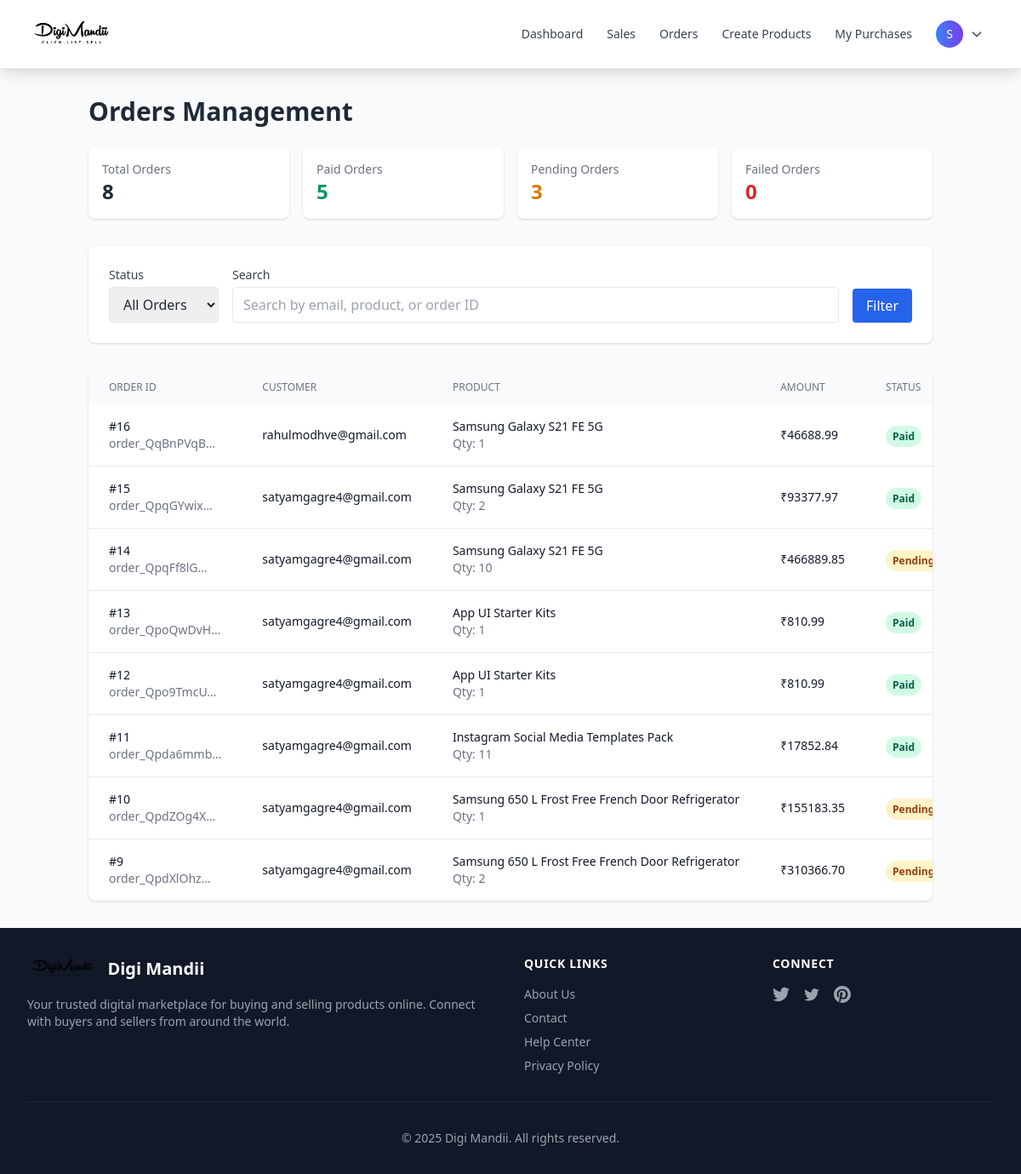
Screenshot of /orders/ (signed in) with the database file from the repository.
### mandii/models.py (models this page shows, shortened)
class OrderDetail(models.Model):
    user = models.ForeignKey(User, on_delete=models.CASCADE, related_name='orders', null=True, blank=True)
    customer_email = models.EmailField()
    product = models.ForeignKey(Product, on_delete=models.CASCADE)
    quantity = models.PositiveIntegerField(default=1)
    shipping_cost = models.FloatField(default=0.0)
    total_amount = models.FloatField(default=0.0)
    amount = models.IntegerField(help_text="Amount in paise")
    razorpay_order_id = models.CharField(max_length=200, unique=True, blank=True, null=True)
    razorpay_payment_id = models.CharField(max_length=200, blank=True, null=True)
    razorpay_signature = models.CharField(max_length=500, blank=True, null=True)
    has_paid = models.BooleanField(default=False)
    payment_status = models.CharField(
        max_length=20,
        choices=[
            ('pending', 'Pending'),
            ('completed', 'Completed'),
            ('failed', 'Failed'),
            ('refunded', 'Refunded'),
        ],
        default='pending'
    )
    failure_reason = models.CharField(max_length=500, blank=True, null=True)
    created_on = models.DateTimeField(auto_now_add=True)
    updated_on = models.DateTimeField(auto_now=True)
    class Meta:
        ordering = ['-created_on']

class Product(models.Model):
    seller = models.ForeignKey(User, on_delete=models.CASCADE, related_name='products')
    name = models.CharField(max_length=100)
    description = models.CharField(max_length=200)
    price = models.DecimalField(max_digits=10, decimal_places=2, validators=[MinValueValidator(Decimal('0.01'))])
    file = models.FileField(upload_to='uploads')
    is_active = models.BooleanField(default=True)
    created_on = models.DateTimeField(auto_now_add=True)
    updated_on = models.DateTimeField(auto_now=True)
    class Meta:
        ordering = ['-created_on']

### mandii/views.py (the view)
# urls.py: path('orders/', views.orders_view, name='orders'),
@login_required
def orders_view(request):
    from django.core.paginator import Paginator
    from django.db.models import Q
    status_filter = request.GET.get('status', 'all')
    search_query = request.GET.get('search', '')
    orders = OrderDetail.objects.select_related('product', 'user').order_by('-created_on')
    if status_filter == 'paid':
        orders = orders.filter(has_paid=True)
    elif status_filter == 'pending':
        orders = orders.filter(has_paid=False, payment_status='pending')
    elif status_filter == 'failed':
        orders = orders.filter(payment_status='failed')
    elif status_filter == 'completed':
        orders = orders.filter(payment_status='completed')
    if search_query:
        orders = orders.filter(
            Q(customer_email__icontains=search_query) |
            Q(product__name__icontains=search_query) |
            Q(razorpay_order_id__icontains=search_query)
        )
    paginator = Paginator(orders, 20)  # 20 orders per page
    page_number = request.GET.get('page')
    page_obj = paginator.get_page(page_number)
    total_orders = OrderDetail.objects.count()
    paid_orders = OrderDetail.objects.filter(has_paid=True).count()
    pending_orders = OrderDetail.objects.filter(has_paid=False, payment_status='pending').count()
    failed_orders = OrderDetail.objects.filter(payment_status='failed').count()
    context = {
        'title': 'Orders',
        'orders': page_obj,
        'status_filter': status_filter,
        'search_query': search_query,
        'total_orders': total_orders,
        'paid_orders': paid_orders,
        'pending_orders': pending_orders,
        'failed_orders': failed_orders,
    }
    return render(request, 'mandii/orders.html', context)

### mandii/templates/mandii/orders.html (shortened to what this page needs)
{% extends 'mandii/base.html' %}
{% block body %}
<!DOCTYPE html>
<html lang="en">
<head>
    <link href="https://cdnjs.cloudflare.com/ajax/libs/tailwindcss/2.2.19/tailwind.min.css" rel="stylesheet">
</head>
<body class="bg-gray-100">
    <div class="container mx-auto px-4 py-8">
        <div class="mb-6">
            <h1 class="text-3xl font-bold text-gray-800">Orders Management</h1>
        </div>
        <div class="grid grid-cols-1 md:grid-cols-4 gap-4 mb-8">
            <div class="bg-white rounded-lg shadow p-4">
                <h3 class="text-sm font-medium text-gray-500">Total Orders</h3>
                <p class="text-2xl font-bold text-gray-800">{{ total_orders }}</p>
            </div>
            <div class="bg-white rounded-lg shadow p-4">
                <h3 class="text-sm font-medium text-gray-500">Paid Orders</h3>
                <p class="text-2xl font-bold text-green-600">{{ paid_orders }}</p>
            </div>
            <div class="bg-white rounded-lg shadow p-4">
                <h3 class="text-sm font-medium text-gray-500">Pending Orders</h3>
                <p class="text-2xl font-bold text-yellow-600">{{ pending_orders }}</p>
            </div>
            <div class="bg-white rounded-lg shadow p-4">
                <h3 class="text-sm font-medium text-gray-500">Failed Orders</h3>
                <p class="text-2xl font-bold text-red-600">{{ failed_orders }}</p>
            </div>
        </div>
        <div class="bg-white rounded-lg shadow p-6 mb-8">
            <form method="GET" class="flex flex-wrap gap-4">
                <div>
                    <label class="block text-sm font-medium text-gray-700 mb-1">Status</label>
                    <select name="status" class="border rounded px-3 py-2">
                        <option value="all" {% if status_filter == 'all' %}selected{% endif %}>All Orders</option>
                    </select>
                </div>
                <div class="flex-1">
                    <label class="block text-sm font-medium text-gray-700 mb-1">Search</label>
                    <input type="text" name="search" value="{{ search_query }}"
                        placeholder="Search by email, product, or order ID"
                        class="w-full border rounded px-3 py-2">
                </div>
                <div class="flex items-end">
                    <button type="submit" class="bg-blue-600 text-white px-4 py-2 rounded hover:bg-blue-700">
                        Filter
                    </button>
                </div>
            </form>
        </div>
        <div class="bg-white rounded-lg shadow overflow-hidden">
            <div class="overflow-x-auto">
                <table class="w-full">
                    <thead class="bg-gray-50">
                        <tr>
                            <th class="px-6 py-3 text-left text-xs font-medium text-gray-500 uppercase">Order ID</th>
                            <th class="px-6 py-3 text-left text-xs font-medium text-gray-500 uppercase">Customer</th>
                            <th class="px-6 py-3 text-left text-xs font-medium text-gray-500 uppercase">Product</th>
                            <th class="px-6 py-3 text-left text-xs font-medium text-gray-500 uppercase">Amount</th>
                            <th class="px-6 py-3 text-left text-xs font-medium text-gray-500 uppercase">Status</th>
                        </tr>
                    </thead>
                    <tbody class="divide-y divide-gray-200">
                        {% for order in orders %}
                        <tr class="hover:bg-gray-50">
                            <td class="px-6 py-4 whitespace-nowrap">
                                <div class="text-sm font-medium text-gray-900">#{{ order.id }}</div>
                                <div class="text-sm text-gray-500">{{ order.razorpay_order_id|truncatechars:15 }}</div>
                            </td>
                            <td class="px-6 py-4 whitespace-nowrap">
                                <div class="text-sm text-gray-900">{{ order.customer_email }}</div>
                            </td>
                            <td class="px-6 py-4 whitespace-nowrap">
                                <div class="text-sm text-gray-900">{{ order.product.name }}</div>
                                <div class="text-sm text-gray-500">Qty: {{ order.quantity }}</div>
                            </td>
                            <td class="px-6 py-4 whitespace-nowrap">
                                <div class="text-sm text-gray-900">₹{{ order.total_amount|floatformat:2 }}</div>
                            </td>
                            <td class="px-6 py-4 whitespace-nowrap">
                                {% if order.has_paid %}
                                    <span class="px-2 py-1 text-xs font-semibold rounded-full bg-green-100 text-green-800">
                                        Paid
                                    </span>
                                {% elif order.payment_status == 'failed' %}
                                    <span class="px-2 py-1 text-xs font-semibold rounded-full bg-red-100 text-red-800">
                                        Failed
                                    </span>
                                {% else %}
                                    <span class="px-2 py-1 text-xs font-semibold rounded-full bg-yellow-100 text-yellow-800">
                                        Pending
                                    </span>
                                {% endif %}
                            </td>
                        </tr>
                        {% empty %}
                        <tr>
                            <td colspan="7" class="px-6 py-12 text-center text-gray-500">
                                No orders found
                            </td>
                        </tr>
                        {% endfor %}
                    </tbody>
                </table>
            </div>
        </div>
    </div>
</body>
</html>
{% endblock %}

### mandii/templates/mandii/base.html (shortened to what this page needs)
{% load static %}
<!DOCTYPE html>
<html lang="en">
<head>
    <script src="https://cdn.tailwindcss.com"></script>
</head>
<body class="bg-gray-50 text-gray-800 min-h-screen">
    <nav class="bg-white shadow-lg sticky top-0 z-40 border-b border-gray-200">
        <div class="max-w-7xl mx-auto px-4 sm:px-6 lg:px-8">
            <div class="flex justify-between items-center py-4">
                <a href="{% url 'index' %}" class="flex items-center space-x-3 group" aria-label="Digi Mandii Home">
                    <img src="{% static 'mandii/images/logo.png' %}" alt="Digi Mandii Logo"
                        class="h-10 w-auto transition-all duration-300 ease-in-out group-hover:scale-110">
                </a>
                <div class="hidden md:flex space-x-1 items-center">
                    <a href="{% url 'dashboard' %}"
                        class="nav-link px-3 py-2 rounded-md text-sm font-medium transition-colors duration-200 text-gray-700 hover:text-blue-600 hover:bg-gray-50">
                        Dashboard
                    </a>
                    <a href="{% url 'sales' %}"
                        class="nav-link px-3 py-2 rounded-md text-sm font-medium transition-colors duration-200 text-gray-700 hover:text-blue-600 hover:bg-gray-50">
                        Sales
                    </a>
                    <a href="{% url 'orders' %}"
                        class="nav-link px-3 py-2 rounded-md text-sm font-medium transition-colors duration-200 text-gray-700 hover:text-blue-600 hover:bg-gray-50">
                        Orders
                    </a>
                    <a href="{% url 'create_product' %}"
                        class="nav-link px-3 py-2 rounded-md text-sm font-medium transition-colors duration-200 text-gray-700 hover:text-blue-600 hover:bg-gray-50">
                        Create Products
                    </a>
                    <a href="{% url 'my_orders' %}"
                        class="nav-link px-3 py-2 rounded-md text-sm font-medium transition-colors duration-200 text-gray-700 hover:text-blue-600 hover:bg-gray-50">
                        My Purchases
                    </a>
                    <div class="relative ml-4">
                        <button type="button"
                                class="flex items-center space-x-2 px-3 py-2 rounded-md text-sm font-medium text-gray-700 hover:text-gray-900 hover:bg-gray-50 transition-colors duration-200"
                                id="user-menu-button"
                                aria-expanded="false"
                                aria-haspopup="true">
                            <div class="w-8 h-8 bg-gradient-to-r from-blue-500 to-purple-600 rounded-full flex items-center justify-center">
                                <span class="text-white text-sm font-medium">
                                    {% if user.is_authenticated %}
                                        {% if user.first_name %}{{ user.first_name|first }}{% else %}{{ user.username|first }}{% endif %}
                                    {% else %}
                                        U
                                    {% endif %}
                                </span>
                            </div>
                            <svg class="w-4 h-4 transition-transform duration-200" fill="none" stroke="currentColor" viewBox="0 0 24 24">
                                <path stroke-linecap="round" stroke-linejoin="round" stroke-width="2" d="M19 9l-7 7-7-7"></path>
                            </svg>
                        </button>
                    </div>
                </div>
            </div>
        </div>
    </nav>
    <main id="main-content" class="flex-1">
        {% block body %}
        {% endblock %}
    </main>
    <footer class="bg-gray-900 text-white mt-auto">
        <div class="max-w-7xl mx-auto px-4 sm:px-6 lg:px-8 py-8">
            <div class="grid grid-cols-1 md:grid-cols-4 gap-8">
                <div class="col-span-1 md:col-span-2">
                    <div class="flex items-center space-x-3 mb-4">
                        <img src="{% static 'mandii/images/logo.png' %}" alt="Digi Mandii Logo" class="h-8 w-auto">
                        <span class="text-xl font-bold">Digi Mandii</span>
                    </div>
                    <p class="text-gray-400 text-sm">
                        Your trusted digital marketplace for buying and selling products online. Connect with buyers and sellers from around the world.
                    </p>
                </div>
                <div>
                    <h3 class="text-sm font-semibold text-white uppercase tracking-wider mb-4">Quick Links</h3>
                    <ul class="space-y-2 text-sm">
                        <li><a href="#" class="text-gray-400 hover:text-white transition-colors duration-200">About Us</a></li>
                        <li><a href="#" class="text-gray-400 hover:text-white transition-colors duration-200">Contact</a></li>
                        <li><a href="#" class="text-gray-400 hover:text-white transition-colors duration-200">Help Center</a></li>
                        <li><a href="#" class="text-gray-400 hover:text-white transition-colors duration-200">Privacy Policy</a></li>
                    </ul>
                </div>
                <div>
                    <h3 class="text-sm font-semibold text-white uppercase tracking-wider mb-4">Connect</h3>
                    <div class="flex space-x-4">
                        <a href="#" class="text-gray-400 hover:text-white transition-colors duration-200">
                        </a>
                        <a href="#" class="text-gray-400 hover:text-white transition-colors duration-200">
                        </a>
                        <a href="#" class="text-gray-400 hover:text-white transition-colors duration-200">
                        </a>
                    </div>
                </div>
            </div>
            <div class="mt-8 pt-8 border-t border-gray-800 text-center text-sm text-gray-400">
                <p>&copy; 2025 Digi Mandii. All rights reserved.</p>
            </div>
        </div>
    </footer>
</body>
</html>

### mandii/templates/mandii/base.html (style rules this page uses)
html { scroll-behavior: smooth; }

### rows the page displays
OrderDetail: id "16", razorpay_order_id "order_QqBnPVqB…", customer_email "rahulmodhve@gmail.com", product.name "Samsung Galaxy S21 FE 5G", quantity "1", total_amount "46688.99", has_paid "Paid"
OrderDetail: id "15", razorpay_order_id "order_QpqGYwix…", customer_email "satyamgagre4@gmail.com", product.name "Samsung Galaxy S21 FE 5G", quantity "2", total_amount "93377.97", has_paid "Paid"
OrderDetail: id "14", razorpay_order_id "order_QpqFf8lG…", customer_email "satyamgagre4@gmail.com", product.name "Samsung Galaxy S21 FE 5G", quantity "10", total_amount "466889.85", has_paid "Pending"
OrderDetail: id "13", razorpay_order_id "order_QpoQwDvH…", customer_email "satyamgagre4@gmail.com", product.name "App UI Starter Kits", quantity "1", total_amount "810.99", has_paid "Paid"
OrderDetail: id "12", razorpay_order_id "order_Qpo9TmcU…", customer_email "satyamgagre4@gmail.com", product.name "App UI Starter Kits", quantity "1", total_amount "810.99", has_paid "Paid"
OrderDetail: id "11", razorpay_order_id "order_Qpda6mmb…", customer_email "satyamgagre4@gmail.com", product.name "Instagram Social Media Templates Pack", quantity "11", total_amount "17852.84", has_paid "Paid"
OrderDetail: id "10", razorpay_order_id "order_QpdZOg4X…", customer_email "satyamgagre4@gmail.com", product.name "Samsung 650 L Frost Free French Door Refrigerator", quantity "1", total_amount "155183.35", has_paid "Pending"
OrderDetail: id "9", razorpay_order_id "order_QpdXlOhz…", customer_email "satyamgagre4@gmail.com", product.name "Samsung 650 L Frost Free French Door Refrigerator", quantity "2", total_amount "310366.70", has_paid "Pending"

### other values shown
{{ user.first_name|first }} "S"
{{ total_orders }} "8"
{{ paid_orders }} "5"
{{ pending_orders }} "3"
{{ failed_orders }} "0"
